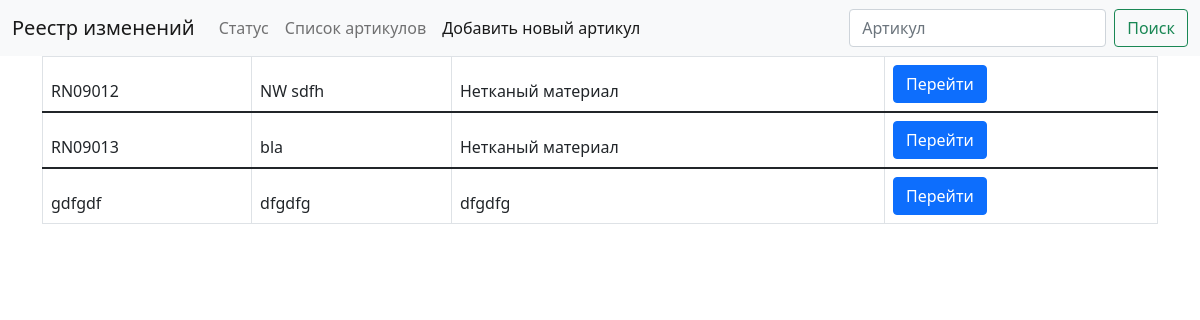
/list, run on an earlier commit of the app's database.
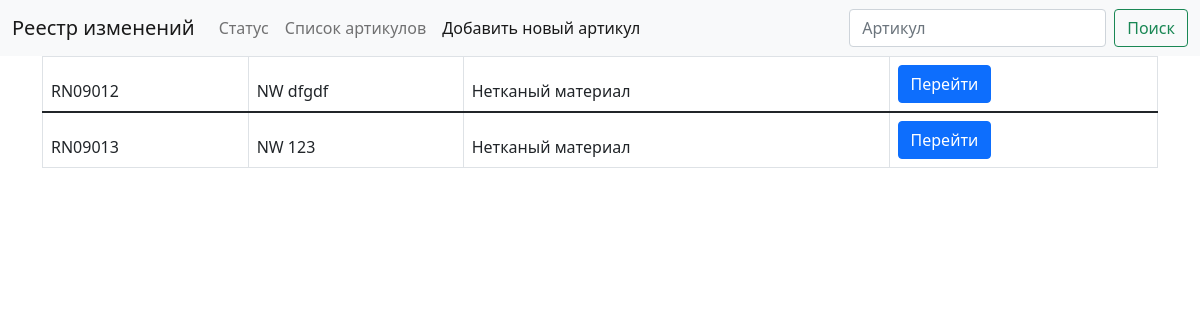
And on a later commit of the database.
### main/models.py (models this page shows, shortened)
class Raw (models.Model):
    num = models.CharField(max_length=200)#артикул сырья
    title = models.CharField(max_length=200)#наименование
    rtitle = models.CharField(max_length=200)#навзвание слоя на русском

### main/views.py (the view)
# urls.py: path('list', views.list, name='list')
def list(request):
    raws=Raw.objects.all()
    return render(request, 'main/list.html',{'raws':raws})

### main/templates/main/list.html (shortened to what this page needs)
{% extends 'main/base.html' %}
{% block content%}
<div class="container">
<table class="table table-bordered">
{% for raw in raws %}
<thead>
    <tr>
        <td>{{ raw.num }}</td>
        <td>{{ raw.title }}</td>
        <td>{{ raw.rtitle }}</td>
        <td >
                <div class="btn-group" role="group" aria-label="Basic example">
                    <a href="/" type="button" class="btn btn-primary" >Перейти</a>
                </div>
         </td>
         </tr>
         </thead>
{% endfor %}
</table>
</div>
{%endblock%}

What changed in the data, as far as the page shows it:
removed Raw: num "gdfgdf", title "dfgdfg", rtitle "dfgdfg"
changed Raw "RN09012": title "NW sdfh" → "NW dfgdf"
changed Raw "RN09013": title "bla" → "NW 123"
